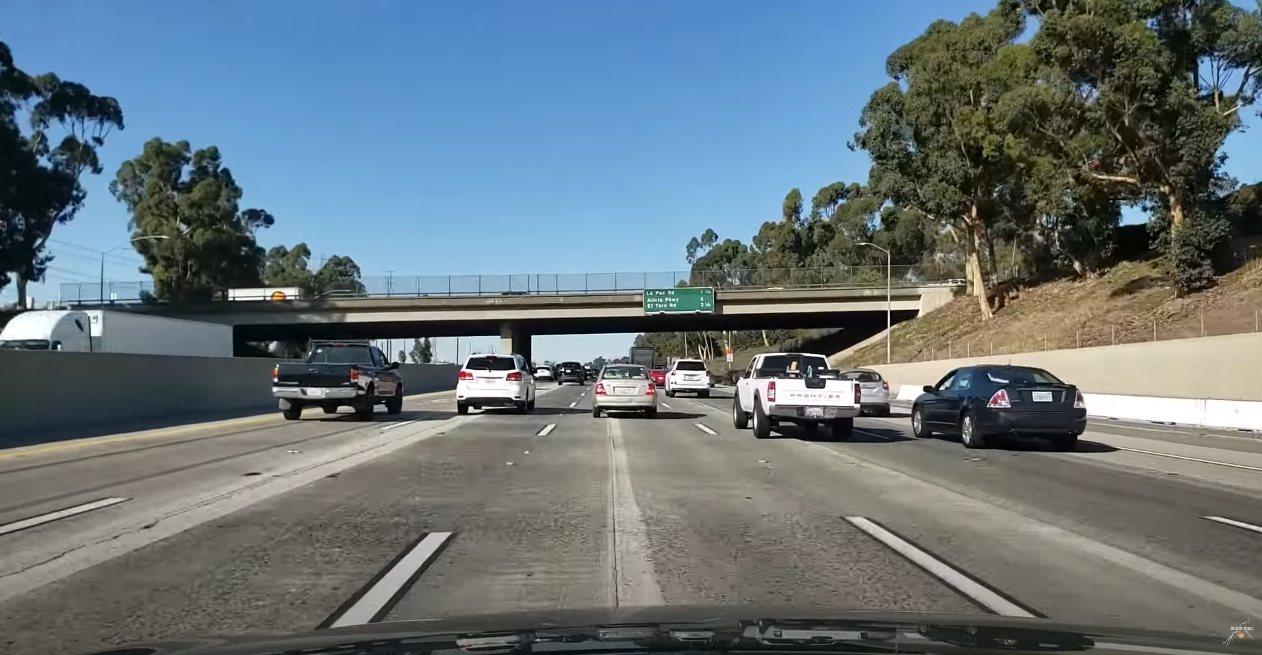
#> input picture images/lane.png, 1262 x 655 px
$ python -i opt_image_processing.py   (imports and definitions only)
#> lines starting #> are read from the running program, lines starting #| are printed output that depends on the picture; after the words box and inside, x2 and y2 are one past the last pixel; in counts of white or black regions, pixels touching at a corner belong together
import cv2
import numpy as np
import matplotlib.pyplot as plt

class LaneDetection:
    def new_img(self, img):
        self.img = img
        self.original = self.img
        self.img = np.copy(self.img)
        self.preprocess()

    def adjust_gamma(self, image, gamma):
#> called with gamma = 0.5
        invGamma = 1.0 / gamma
        table = np.array([((i / 255.0) ** invGamma) * 255
            for i in np.arange(0, 256)]).astype("uint8")
        return cv2.LUT(image, table)
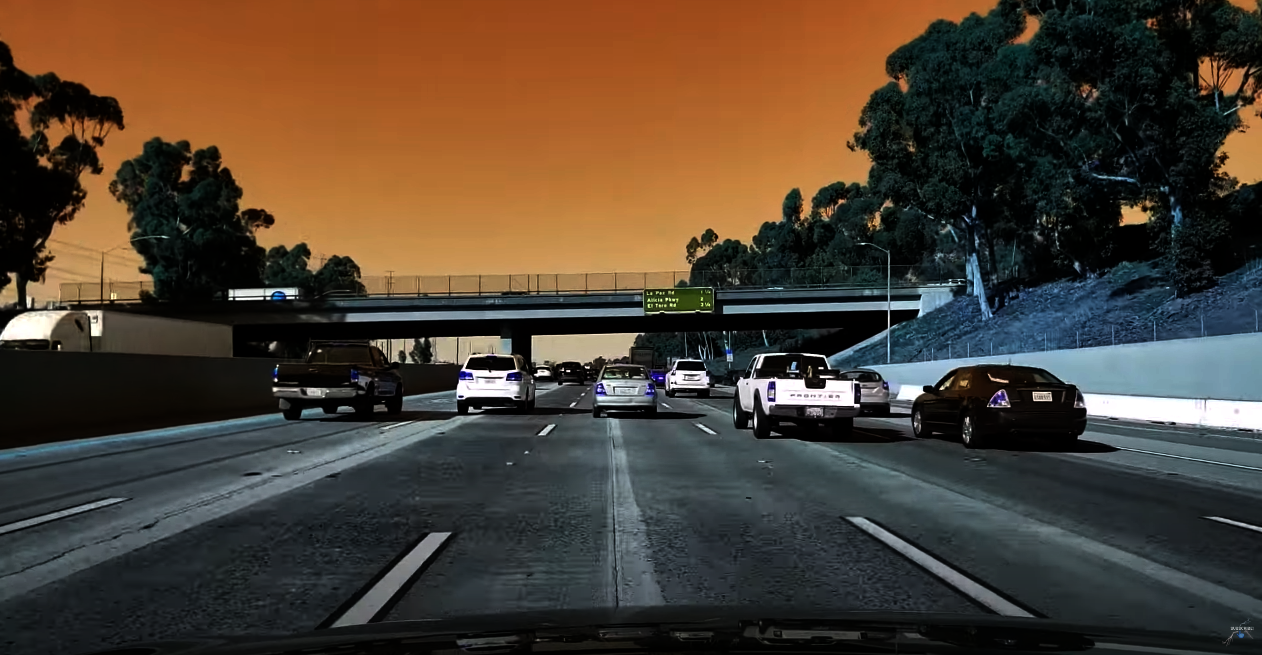
#> returned value: shape (655, 1262, 3); mean of channels 0, 1, 2 51.2, 64.3, 77.3; drawn as B, G, R

    def isolate_color_mask(self, img, low_thresh, high_thresh):
        return cv2.inRange(img, low_thresh, high_thresh)

    def to_hls(self, img):
        return cv2.cvtColor(img, cv2.COLOR_RGB2HLS)
#> returned value: shape (655, 1262, 3); mean of channels 0, 1, 2 58.8, 113, 65.4

    def preprocess(self):
        darkened_img = self.adjust_gamma(self.img, 0.5)
        white_mask = self.isolate_color_mask(self.to_hls(self.img), np.array([0, 200, 0], dtype=np.uint8), np.array([200, 255, 255], dtype=np.uint8))
#> in isolate_color_mask, `return cv2.inRange(img, low_thresh, high_thresh)`:
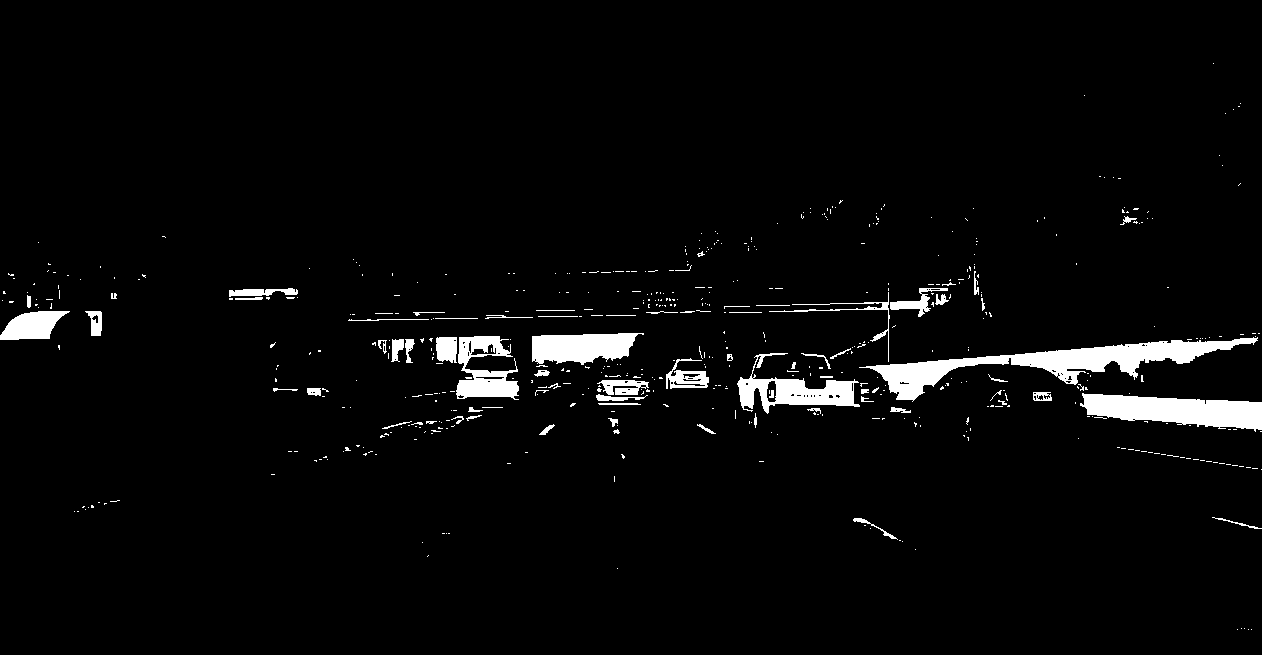
#> returned value: shape (655, 1262); 3.4% white; 551 white regions (478 under 20 px), largest, box (x1, y1, x2, y2) and area: (859, 337, 1258, 402) 6797, (1080, 393, 1262, 432) 4393, (737, 353, 860, 414) 2690
        yellow_mask = self.isolate_color_mask(self.to_hls(self.img), np.array([10, 0, 100], dtype=np.uint8), np.array([40, 255, 255], dtype=np.uint8))
#> in isolate_color_mask (call 2), `return cv2.inRange(img, low_thresh, high_thresh)`: returned value: shape (655, 1262); 2.5% white; 1444 white regions (1269 under 20 px), largest, box (x1, y1, x2, y2) and area: (861, 345, 1115, 379) 1643, (958, 131, 991, 195) 672, (1073, 173, 1106, 212) 507
        mask = cv2.bitwise_or(white_mask, yellow_mask)
#> mask: shape (655, 1262); 5.5% white; 1823 white regions (1590 under 20 px), largest, box (x1, y1, x2, y2) and area: (859, 337, 1258, 402) 6809, (1080, 393, 1262, 432) 4393, (737, 353, 860, 414) 2690
        self.img = cv2.bitwise_and(darkened_img, darkened_img, mask=mask)
        self.smooth()

    def darken_image(self):
        self.img = cv2.convertScaleAbs(self.img, alpha=0.5, beta=0)
        self.smooth()

    def smooth(self):
        self.img = cv2.GaussianBlur(self.img, (3,3), 0)
        self.canny_func()

    def canny_func(self):
        self.img = cv2.Canny(self.img, 50, 150)
#> self.img: shape (655, 1262); 1.7% white in thin lines or dots
        self.canny = self.img
        self.roi()

    def roi(self):
        rows, cols = self.img.shape[:2]
#> rows = 655; cols = 1262
        self.mask = np.zeros_like(self.img)

        left_bottom = [cols * 0.1, rows]
#> left_bottom = [126.2, 655]
        right_bottom = [cols * 0.95, rows]
#> right_bottom = [1198.9, 655]
        left_top = [cols * 0.4, rows * 0.6]
#> left_top = [504.8, 393]
        right_top = [cols * 0.6, rows * 0.6]
#> right_top = [757.2, 393]

        vertices = np.array([[left_bottom, left_top, right_top, right_bottom]], dtype=np.int32)

        if len(self.mask.shape) == 2:
            cv2.fillPoly(self.mask, vertices, 255)
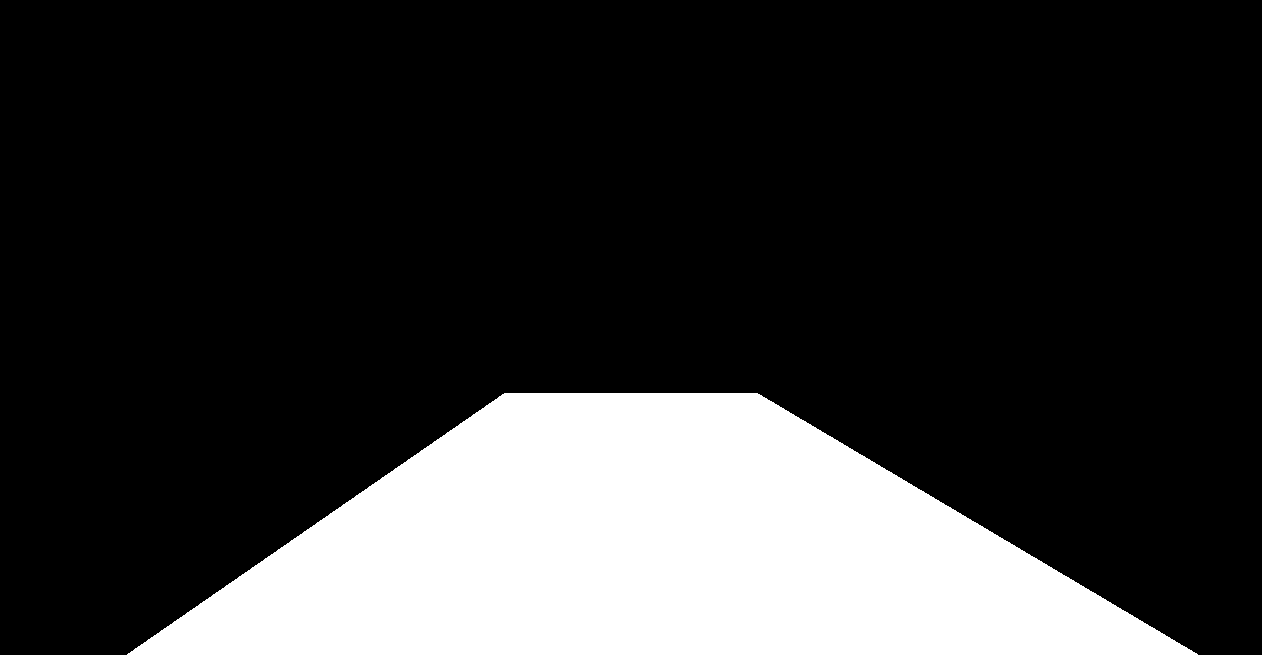
#> self.mask: shape (655, 1262); 21% white; 1 white region, box (x1, y1, x2, y2) and area: (127, 393, 1198, 655) 173723
        else:
            cv2.fillPoly(self.mask, vertices, (255, ) * self.mask.shape[2])
        self.img = cv2.bitwise_and(self.img, self.mask)
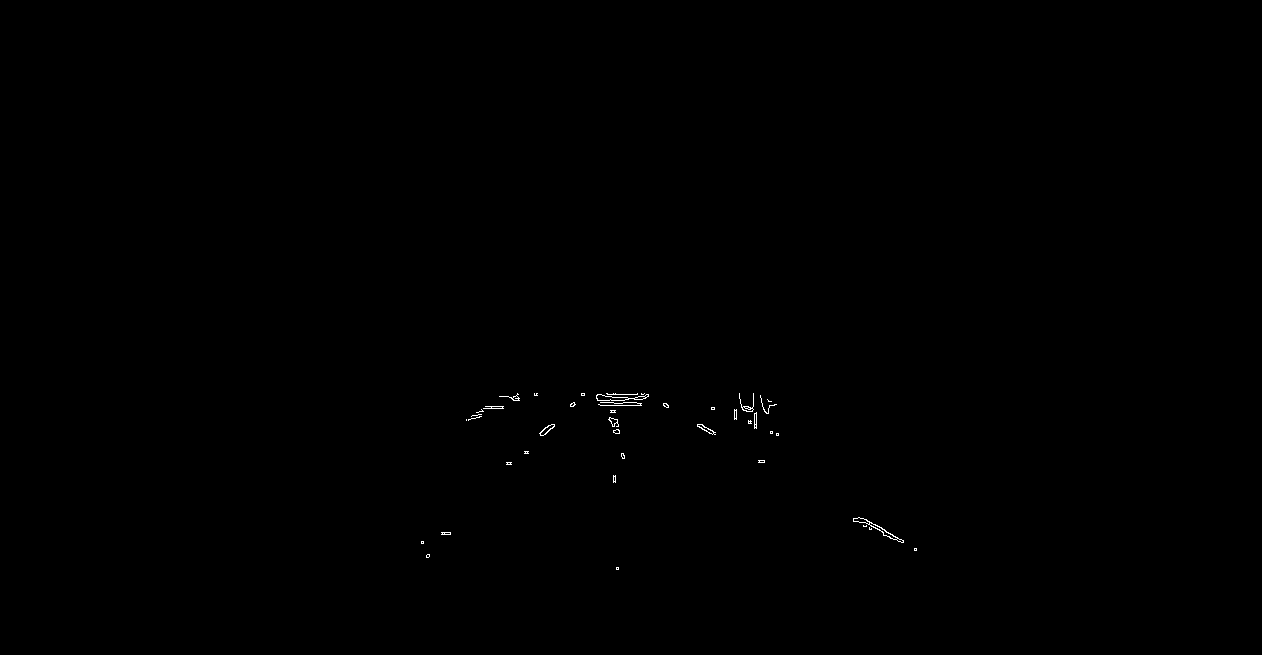
#> self.img: shape (655, 1262); 0.13% white in thin lines or dots, all inside (x1, y1, x2, y2) = (421, 393, 917, 570)
        self.hough()

    def hough(self):
        self.lines = cv2.HoughLinesP(self.img, 1, np.pi/180, 20, np.array([]), minLineLength=20, maxLineGap=300)
#> self.lines = 16 rows, first 6: [570, 404, 769, 407], [499, 396, 648, 394], [581, 393, 768, 412], [664, 403, 916, 548], [641, 393, 894, 539], [485, 406, 760, 397]
        if len(self.lines) > 0:
            self.average_slope()

    def make_coordinates(self, line_parameters):
        slope, intercept = line_parameters
        y1 = self.img.shape[0]
        y2 = int(y1*(3/5))

        x1 = ((y1-intercept)/slope)
        x2 = ((y2-intercept)/slope)
        return np.array([x1, x2, y1, y2])

    def average_slope(self):
        left_fit = []
        right_fit = []
        for line in self.lines:
            x1, y1, x2, y2 = line.reshape(4)
            parameters = np.polyfit((x1,x2), (y1,y2), 1)
            slope = parameters[0]
            intercept = parameters[1]
            if  slope < 0:
                left_fit.append((slope, intercept))
            else:
                right_fit.append((slope, intercept))
#> this loop made 16 passes
#> (x1, y1, x2, y2, slope, intercept) on passes 1 to 12: (570, 404, 769, 407, 0.0151, 395.4), (499, 396, 648, 394, -0.0134, 402.7), (581, 393, 768, 412, 0.102, 334), (664, 403, 916, 548, 0.575, 20.94), (641, 393, 894, 539, 0.577, 23.09), (485, 406, 760, 397, -0.0327, 421.9), (645, 395, 915, 550, 0.574, 24.72), (483, 408, 768, 408, -2.26e-16, 408), (644, 393, 916, 550, 0.577, 21.28), (517, 393, 768, 410, 0.0677, 358), (445, 534, 574, 405, -1, 979), (517, 394, 765, 411, 0.0685, 358.6)
#> after the loop, left_fit = [(-0.0134, 402.7), (-0.0327, 421.9), (-2.26e-16, 408), (-1, 979), (-0.0331, 430.6), (-1.03, 988.5)]; right_fit = [(0.0151, 395.4), (0.102, 334), (0.575, 20.94), (0.577, 23.09), (0.574, 24.72), (0.577, 21.28), (0.0677, 358), (0.0685, 358.6), (33, -24454), (0.103, 334.3)]
        left_fit_average = np.average(left_fit, axis=0)
#> left_fit_average = [-0.351, 605.1]
        right_fit_average = np.average(right_fit, axis=0)
#> right_fit_average = [3.57, -2258.4]
        left_line = self.make_coordinates(left_fit_average)
#> in make_coordinates, `slope, intercept = line_parameters`: slope = -0.351; intercept = 605.1
#> in make_coordinates, `x1 = ((y1-intercept)/slope)`: x1 = -142
#> in make_coordinates, `x2 = ((y2-intercept)/slope)`: x2 = 603.9
#> left_line = [-142, 603.9, 655, 393]
        right_line = self.make_coordinates(right_fit_average)
#> right_line = [817, 743.5, 655, 393]
        self.avg_lines = np.array([left_line, right_line])
#> self.avg_lines = [[-142, 603.9, 655, 393], [817, 743.5, 655, 393]]
        self.draw_lines()

    def draw_lines(self):
        self.line_image = np.zeros_like(self.img)

        if self.avg_lines is not None:
            for x1, x2, y1, y2 in self.avg_lines:
                cv2.line(self.line_image, (int(x1), int(y1)), (int(x2), int(y2)), (255, 0, 0), 10)
#> this loop made 2 passes
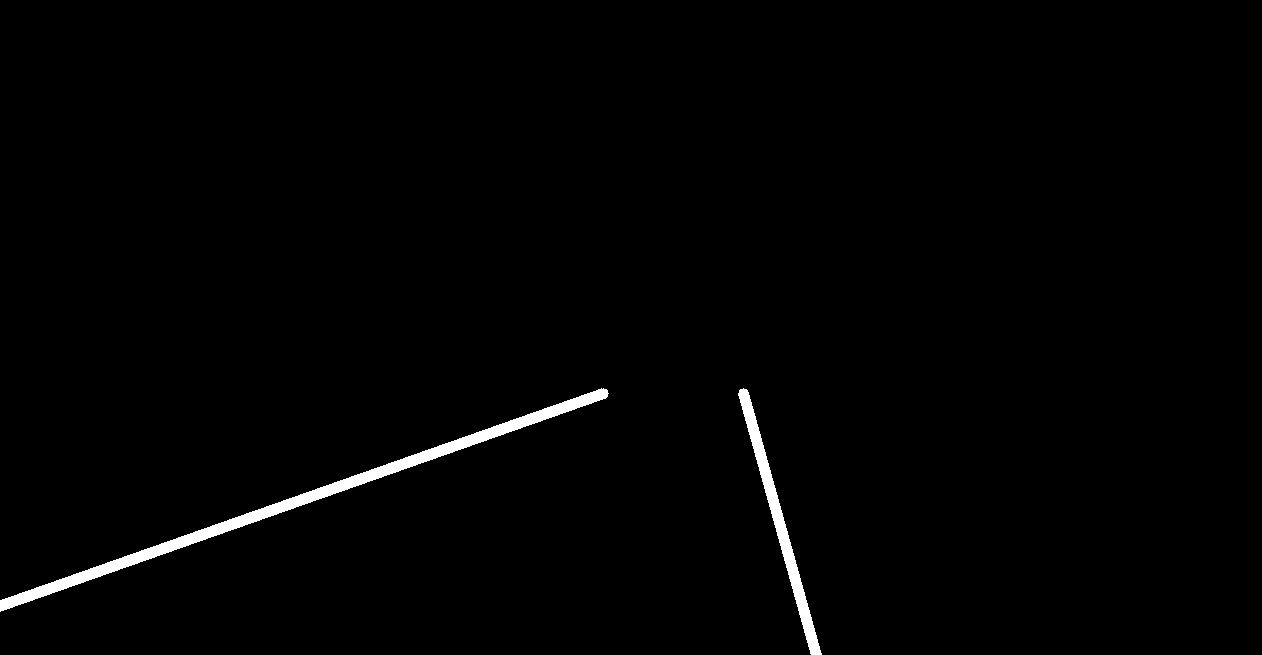
#> self.line_image: shape (655, 1262); 1.2% white; 2 white regions, box (x1, y1, x2, y2) and area: (0, 388, 609, 612) 7044, (738, 388, 822, 655) 2967

    def show_lanes(self):
        plt.imshow(self.line_image)

    def show_final(self):
        line = self.line_image[..., np.newaxis]
        return self.original | line

    def show_mask(self):
        plt.imshow(self.mask)


    def show_canny(self):
        return self.canny

>>> import cv2
>>> picture = cv2.cvtColor(cv2.imread('../images/lane.png'), cv2.COLOR_BGR2RGB)
>>> result = LaneDetection().new_img(picture)
